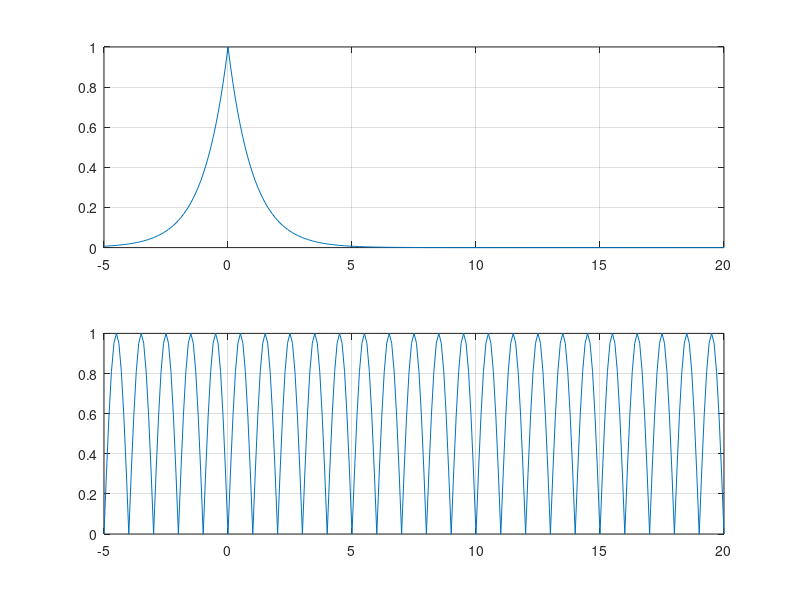

MATLAB code for this plot:
%======================================================================
% Ali Omrani
% id = 810193457
% Computer Assignment 1 - Problem 2 - 3
% File name: 1_1.m
% University of Tehran, Electrical and Computer Engineering faculty
% Signals and Systems, Fall 95
%======================================================================


t = -5:.1: 20;
x1=exp(-abs(t));

subplot(2,1,1);
plot(t, x1);
grid;


x2=abs(sin(pi*t));
subplot(2,1,2);
plot(t, x2);
grid;
